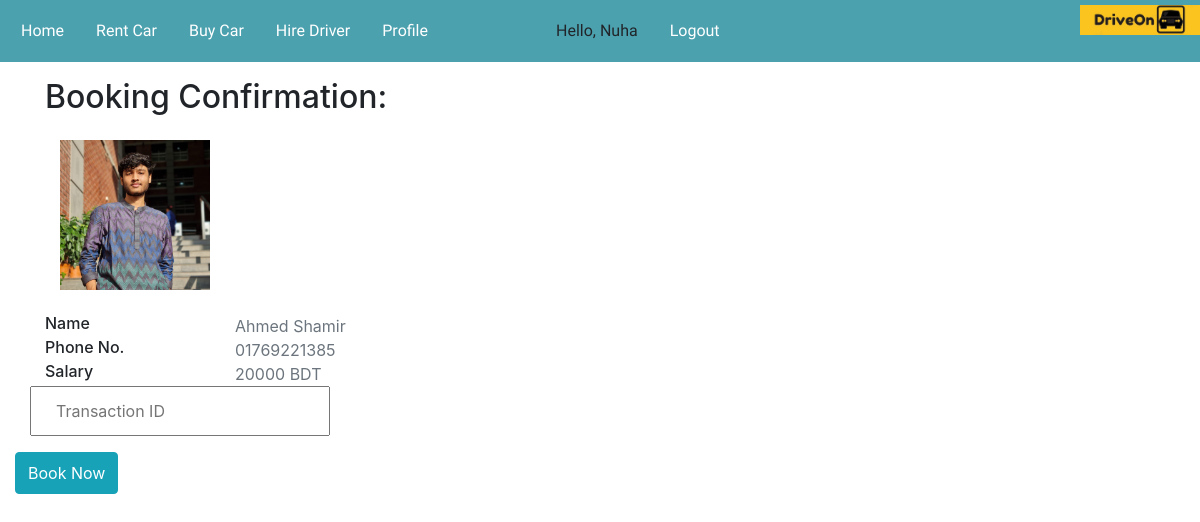
Page /driver-payment/1/3 (signed in) on the committed database.
### carInfo/models.py (models this page shows, shortened)
class Driver(models.Model):
    dri_name = models.CharField(max_length=20)
    dri_age = models.CharField(max_length=2)  # charField nibo
    dri_address = models.CharField(max_length=300)
    dri_experience = models.CharField(max_length=50)
    dri_lic_num = models.CharField(max_length=50)
    accident_history = models.TextField(max_length=100)
    expected_salary = models.CharField(max_length=15)
    dri_img = models.ImageField(upload_to='media')
    dri_phone_num = models.CharField(max_length=11)

### demo/views.py (the view)
# urls.py: path('driver-payment/<int:pk>/<str:id>', driveon.driver_payment, name='driver-payment'),
@login_required(login_url='login')
def driver_payment(request,pk,id):
    drivers= Driver.objects.filter(pk=pk).first()
    userid = User.objects.filter(id=id).first()
    contex = {
        'drivers': drivers,
        'userid': userid
    }
    if (request.method == 'POST'):
        transition_id = request.POST['transition_id']
        driiverPayment = Driver_Payment(driver_id=drivers, user_profile=userid, transition_id=transition_id)
        driiverPayment.save()
        return redirect('/home')
    return render(request, 'driverpayment.html',contex)

### demo/templates/driverpayment.html (shortened to what this page needs)
{% extends 'base.html' %}
{% load static %}
{% block content %}
<!DOCTYPE html>
<html lang="en">
<head>
    <link href="https://cdnjs.cloudflare.com/ajax/libs/font-awesome/5.15.0/css/all.min.css" rel="stylesheet">
    <link href="{% static 'assets/css/bootstrap.min.css' %}" rel="stylesheet">
    <link href="{% static 'assets/css/button.css' %}" rel="stylesheet">
    <link rel="stylesheet" href="https://cdn.jsdelivr.net/npm/bootstrap@4.0.0/dist/css/bootstrap.min.css"
>
</head>
<body>
    <div class="container-fluid pb-5">
        <div class="container">
            <div class="row">
                <div class="col-lg-8">
                    <h2 class="mb-4">Booking Confirmation:</h2>
                    <div class="col-lg-6 mb-4">
                        <img src="{{drivers.dri_img.url}}" alt="car image" width="150px">
                    </div>
                    <div class="row">
                        <div class="col-sm-3">
                            <h6 class="mb-0">Name</h6>
                        </div>
                        <div class="col-sm-9 text-secondary">
                            {{drivers.dri_name}}
                        </div>
                        <div class="col-sm-3">
                            <h6 class="mb-0">Phone No.</h6>
                        </div>
                        <div class="col-sm-9 text-secondary">
                            {{drivers.dri_phone_num}}
                        </div>
                        <div class="col-sm-3">
                            <h6 class="mb-0">Salary</h6>
                        </div>
                        <div class="col-sm-9 text-secondary">
                            {{drivers.expected_salary}} BDT
                        </div>
                        <form method="POST" action="#" class="form">
                            <div class="mb-5">
                                <div class="row">
                                    <div class="col-6 form-group">
                                        <input maxlength="15" type="text" name="transition_id"
                                            placeholder="Transaction ID" class="px-4" style="height: 50px;" required />
                                    </div>
                                </div>
                                <div class="row">
                                    <button class="btn  btn-info py-2" href="#" onclick="myFunction()">Book Now</button>
                                </div>
                            </div>
                        </form>
                    </div>
                </div>
            </div>
        </div>
    </div>
</body>
</html>
{% endblock %}

### demo/templates/base.html (shortened to what this page needs)
{% load static %}
<!DOCTYPE html>
<html>
<head>
</head>
<body>
  <div class="logo">
    <a href="{% url 'home' %}" ><img src="{% static 'assets/logo.jpg' %}" alt="logo"></a>
  </div>
    <ul>
      <li><a href="{% url 'home' %}">Home</a></li>
      <li><a href="{% url 'rent-car' %}">Rent Car</a></li>
      <li><a href="{% url 'buy-car' %}">Buy Car</a></li>
      <li><a href="{% url 'driver' %}">Hire Driver</a></li>
      <li><a href="{% url 'view-profile' %}">Profile</a></li>
    <li><a href="#">                          </a></li>
    <li><a href="#">                           </a></li>
        <li><a href="#">                          </a></li>
      <li><a>Hello, {{request.user}}</a></li>
      <li><a href="{% url 'logout' %}">Logout</a></li>
    </ul>
    {% block content %}
    {% endblock %}
</body>
</html>

### rows in the picture
Driver: dri_img (picture), dri_name "Ahmed Shamir", dri_phone_num "01769221385", expected_salary "20000"

### other values in the picture
{{ request.user }} "Nuha"
